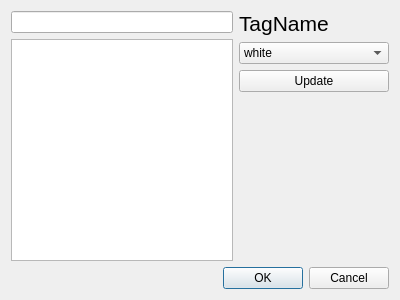
<?xml version="1.0" encoding="UTF-8"?>
<ui version="4.0">
 <class>ManageTagsDialog</class>
 <widget class="QDialog" name="ManageTagsDialog">
  <property name="geometry">
   <rect>
    <x>0</x>
    <y>0</y>
    <width>400</width>
    <height>300</height>
   </rect>
  </property>
  <property name="windowTitle">
   <string>Dialog</string>
  </property>
  <layout class="QVBoxLayout" name="verticalLayout">
   <item>
    <layout class="QHBoxLayout" name="horizontalLayout">
     <item>
      <layout class="QVBoxLayout" name="verticalLayout_2">
       <item>
        <widget class="QLineEdit" name="searchBar"/>
       </item>
       <item>
        <widget class="QListWidget" name="tagsList">
         <property name="showDropIndicator" stdset="0">
          <bool>false</bool>
         </property>
         <property name="sortingEnabled">
          <bool>true</bool>
         </property>
        </widget>
       </item>
      </layout>
     </item>
     <item>
      <layout class="QVBoxLayout" name="verticalLayout_3">
       <item>
        <widget class="QLabel" name="tagName">
         <property name="minimumSize">
          <size>
           <width>150</width>
           <height>0</height>
          </size>
         </property>
         <property name="font">
          <font>
           <pointsize>16</pointsize>
          </font>
         </property>
         <property name="text">
          <string>TagName</string>
         </property>
        </widget>
       </item>
       <item>
        <widget class="QComboBox" name="colorPicker">
         <item>
          <property name="text">
           <string>white</string>
          </property>
         </item>
         <item>
          <property name="text">
           <string>red</string>
          </property>
         </item>
         <item>
          <property name="text">
           <string>green</string>
          </property>
         </item>
         <item>
          <property name="text">
           <string>blue</string>
          </property>
         </item>
        </widget>
       </item>
       <item>
        <widget class="QPushButton" name="updateButton">
         <property name="text">
          <string>Update</string>
         </property>
        </widget>
       </item>
       <item>
        <spacer name="verticalSpacer">
         <property name="orientation">
          <enum>Qt::Vertical</enum>
         </property>
         <property name="sizeHint" stdset="0">
          <size>
           <width>20</width>
           <height>40</height>
          </size>
         </property>
        </spacer>
       </item>
      </layout>
     </item>
    </layout>
   </item>
   <item>
    <widget class="QDialogButtonBox" name="buttonBox">
     <property name="orientation">
      <enum>Qt::Horizontal</enum>
     </property>
     <property name="standardButtons">
      <set>QDialogButtonBox::Cancel|QDialogButtonBox::Ok</set>
     </property>
    </widget>
   </item>
  </layout>
 </widget>
 <resources/>
 <connections>
  <connection>
   <sender>buttonBox</sender>
   <signal>accepted()</signal>
   <receiver>ManageTagsDialog</receiver>
   <slot>accept()</slot>
   <hints>
    <hint type="sourcelabel">
     <x>248</x>
     <y>254</y>
    </hint>
    <hint type="destinationlabel">
     <x>157</x>
     <y>274</y>
    </hint>
   </hints>
  </connection>
  <connection>
   <sender>buttonBox</sender>
   <signal>rejected()</signal>
   <receiver>ManageTagsDialog</receiver>
   <slot>reject()</slot>
   <hints>
    <hint type="sourcelabel">
     <x>316</x>
     <y>260</y>
    </hint>
    <hint type="destinationlabel">
     <x>286</x>
     <y>274</y>
    </hint>
   </hints>
  </connection>
 </connections>
</ui>
